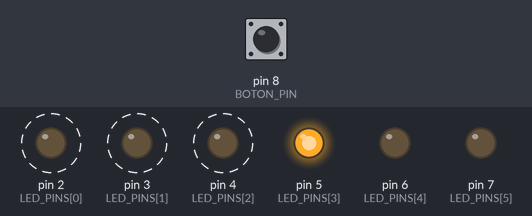
Bench run of a sketch on a simulated Arduino Uno, built with avr-gcc and run on an emulated ATmega328P. On the bench: output pins drawn as LEDs (lit = HIGH). Dashed ring = blinking. The test bench sets the inputs (shaded band); at power-on: pin 8 (BOTON_PIN) HIGH. Random numbers use the default seed unless the sketch sets one.

Above: at 1.26 s.
1.3 s: pin 8 (BOTON_PIN) pulsed LOW 2 times (0.12 s each, 0.3 s apart)
At 1.74 s:
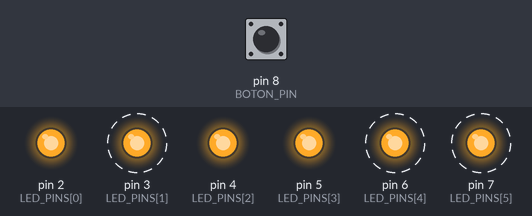
4.3 s: pin 8 (BOTON_PIN) pulled LOW for 0.15 s
At 4.98 s:
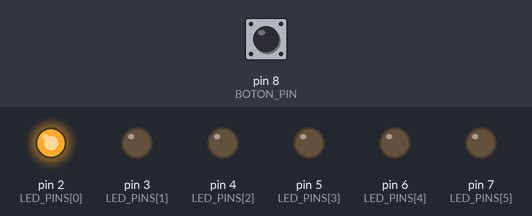
Timing chart, 0 to 13.4 s (numbered marks = the images above; inputs shaded):
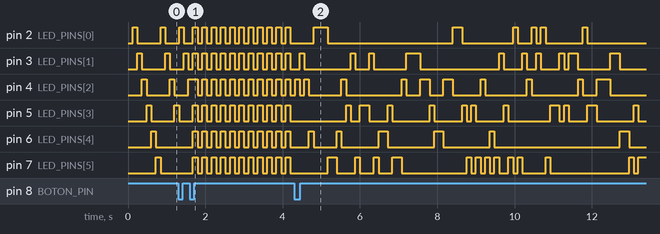

The sketch:

juedo_de_luces.ino
```cpp
const int LED_PINS[] = {2, 3, 4, 5, 6, 7};
const int NUM_LEDS = 6;

const int BOTON_PIN = 8;

int patronActual = 0;
bool estadoBotonAnterior = HIGH;

// Control de tiempo
unsigned long tiempoAnterior = 0;
const int intervalo = 120;

// Variables de estado
int indice = 0;
int direccion = 1;


void setup() {

  for (int i = 0; i < NUM_LEDS; i++) {
    pinMode(LED_PINS[i], OUTPUT);
    digitalWrite(LED_PINS[i], LOW);
  }

  pinMode(BOTON_PIN, INPUT_PULLUP);

  randomSeed(analogRead(0));
}

void loop() {

  leerBoton();

  unsigned long tiempoActual = millis();

  if (tiempoActual - tiempoAnterior >= intervalo) {
    tiempoAnterior = tiempoActual;

    switch (patronActual) {
      case 0:
        patronSecuencia();
        break;

      case 1:
        patronPersecucion();
        break;

      case 2:
        patronParpadeo();
        break;

      case 3:
        patronAleatorio();
        break;

      case 4:
        patronOnda();
        break;
    }
  }
}

void leerBoton() {

  bool estadoBoton = digitalRead(BOTON_PIN);

  if (estadoBoton == LOW && estadoBotonAnterior == HIGH) {
    patronActual++;

    if (patronActual > 4) {
      patronActual = 0;
    }

    indice = 0;
    direccion = 1;
  }

  estadoBotonAnterior = estadoBoton;
}

// ================== PATRONES ==================

// 1. Secuencia
void patronSecuencia() {

  for (int i = 0; i < NUM_LEDS; i++) {
    digitalWrite(LED_PINS[i], LOW);
  }

  digitalWrite(LED_PINS[indice], HIGH);

  indice++;
  if (indice >= NUM_LEDS) {
    indice = 0;
  }
}

// 2. Persecución
void patronPersecucion() {

  for (int i = 0; i < NUM_LEDS; i++) {
    digitalWrite(LED_PINS[i], LOW);
  }

  digitalWrite(LED_PINS[indice], HIGH);

  indice += direccion;

  if (indice == NUM_LEDS - 1 || indice == 0) {
    direccion *= -1;
  }
}

// 3. Parpadeo
void patronParpadeo() {

  static bool estado = false;
  estado = !estado;

  for (int i = 0; i < NUM_LEDS; i++) {
    digitalWrite(LED_PINS[i], estado);
  }
}

// 4. Aleatorio
void patronAleatorio() {

  for (int i = 0; i < NUM_LEDS; i++) {
    digitalWrite(LED_PINS[i], LOW);
  }

  int led = random(NUM_LEDS);
  digitalWrite(LED_PINS[led], HIGH);
}

// 5. Onda
void patronOnda() {

  for (int i = 0; i < NUM_LEDS; i++) {
    digitalWrite(LED_PINS[i], LOW);
  }

  digitalWrite(LED_PINS[indice], HIGH);

  indice++;
  if (indice >= NUM_LEDS) {
    indice = 0;
  }
}
```
